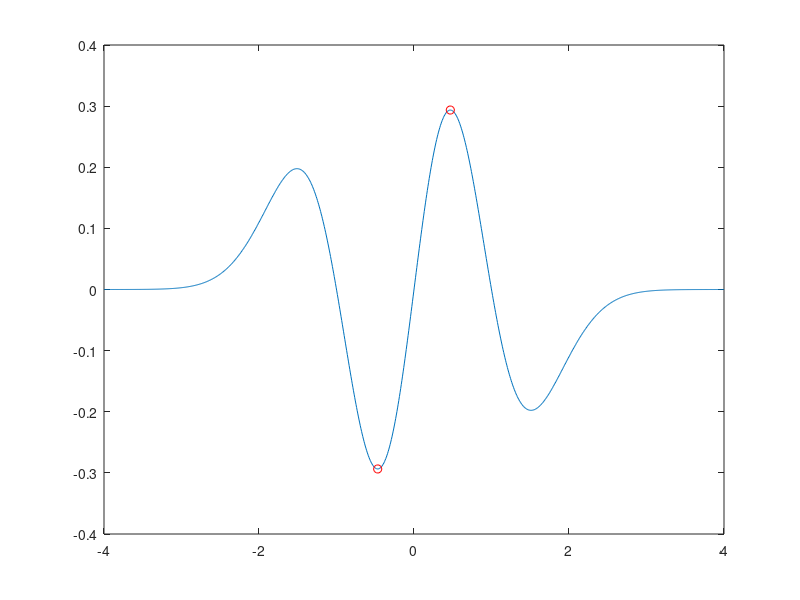

Recreate this plot in MATLAB.
clc
close all
x = linspace(-4,4,1000);
f = @(x) x.*(1-x.^2).*exp(-x.^2);
plot(x, f(x))

[fmax, idx_max] = max(f(x));
[fmin, idx_min] = min(f(x));
hold on

plot(x(idx_max), fmax, 'or', x(idx_min), fmin, 'or')

y = f(x);
y = y(y > 0.1);
min(abs(diff(y)))
